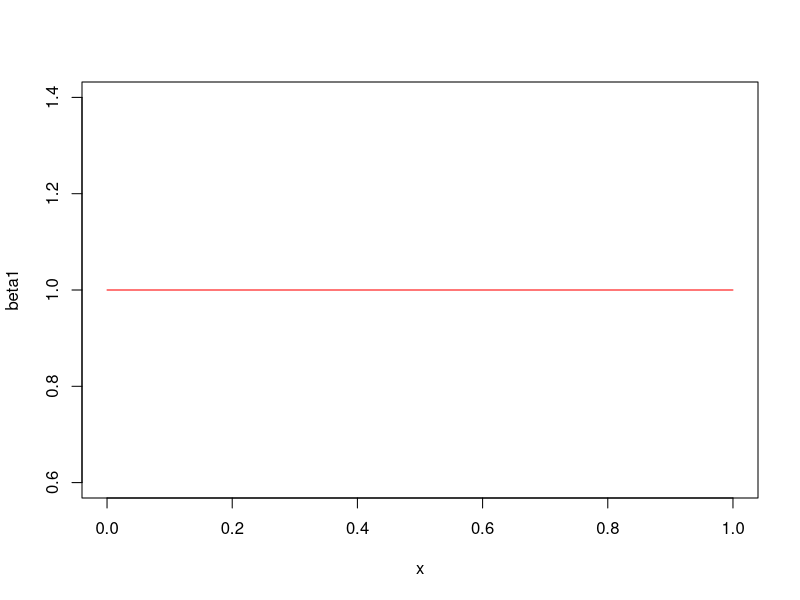

Write R code to recreate this figure. (Note: this script raises an error after producing the figure.)
## ---- chunk 1
a1 <- 1
b1 <- 1
x <- seq(0, 1, by = 0.01)
beta1 <- dbeta(seq(0, 1, by = 0.01), a1, b1)
plot(x, beta1, type = "l", col = "red")
## ---- chunk 2
N1 <- 20
p  <- 0.7
q  <- 1 - p
trial1 <- sample(x = c(1, 0), size = N1, replace = TRUE, prob = c(p, q))
## ---- chunk 3
a2 <- a1 + sum(trial)
b2 <- b1 + N - sum(trial)
beta2 <- dbeta(seq(0, 1, by = 0.01), a2, b2)
plot(beta1, type = "l", col = "red", ylim = c(0, 10))
lines(beta2, col = "blue")
## ---- chunk 4
mean(rbeta(10000, a1, b1))
mean(rbeta(10000, a2, b2))
## ---- chunk 5
N2 <- 300
trial2 <- sample(x = c(1, 0), size = N2, replace = TRUE, prob = c(p, q))
## ---- chunk 6
a3 <- a2 + sum(trial2)
b3 <- b2 + N2 - sum(trial2)
beta3 <- dbeta(seq(0, 1, by = 0.01), a3, b3)
plot(beta1, type = "l", col = "red", ylim = c(0, 10))
lines(beta2, col = "blue")
lines(beta3, col = "gray")
## ---- chunk 7
mean(rbeta(10000, a1, b1))
mean(rbeta(10000, a2, b2))
mean(rbeta(10000, a3, b3))
## ---- chunk 8
a4 <- 20
b4 <- 10

a5 <- 50
b5 <- 25
## ---- chunk 9
beta4 <- dbeta(seq(0, 1, by = 0.01), a4, b4)
beta5 <- dbeta(seq(0, 1, by = 0.01), a5, b5)

plot(beta4, type = "l", ylim = c(0, 8))
lines(beta5, col = 2)
## ---- chunk 10
mean(rbeta(10000, a4, b4))
mean(rbeta(10000, a5, b5))
